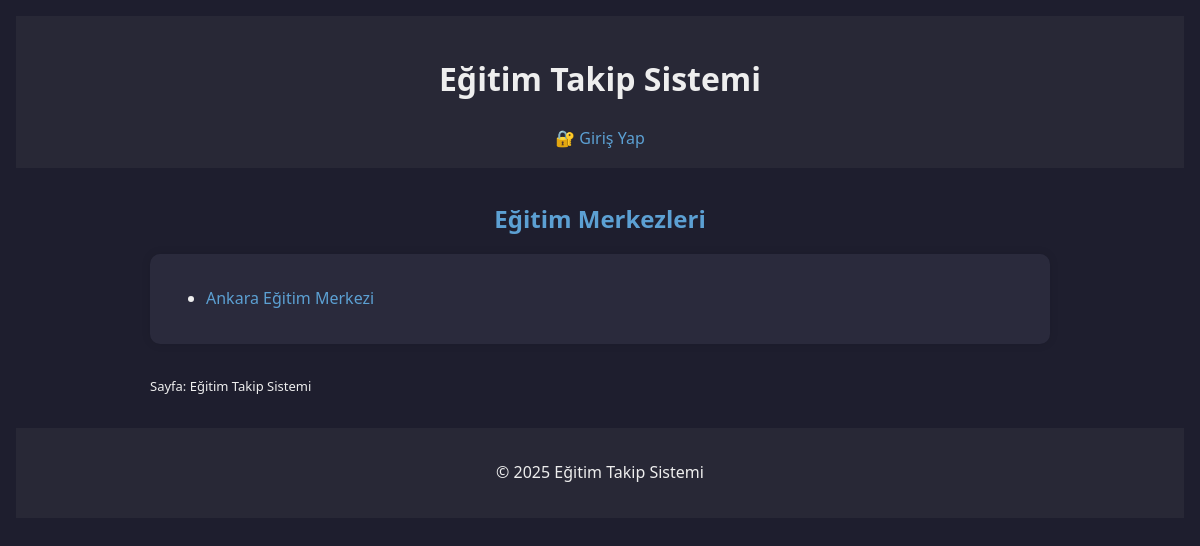
The app's page /, older data.
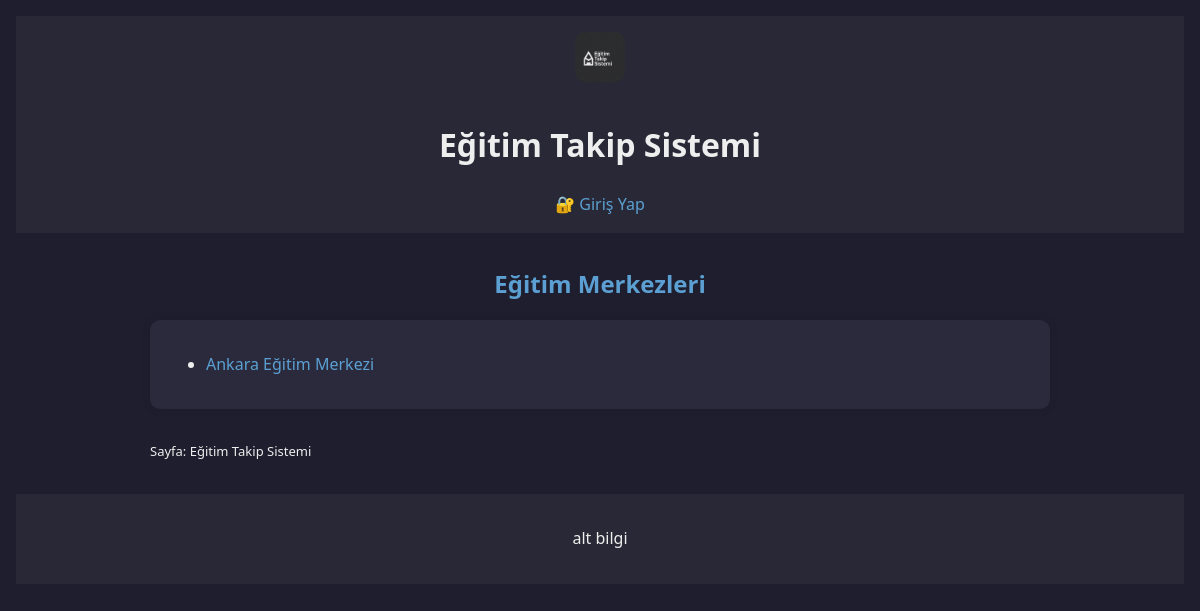
The same page, newer data.
### egitim_takip/models.py (models this page shows, shortened)
class EgitimMerkezi(models.Model):
    ad = models.CharField(max_length=200)
    mudur = models.ForeignKey(User, on_delete=models.SET_NULL, null=True, related_name="mudur_egitim_merkezleri")
    sef_1 = models.ForeignKey(User, on_delete=models.SET_NULL, null=True, related_name="sef1_egitim_merkezleri")
    sef_2 = models.ForeignKey(User, on_delete=models.SET_NULL, null=True, related_name="sef2_egitim_merkezleri")
    sef_3 = models.ForeignKey(User, on_delete=models.SET_NULL, null=True, related_name="sef3_egitim_merkezleri")
    istatistik_sef = models.ForeignKey(User, on_delete=models.SET_NULL, null=True, related_name="istatistik_egitim_merkezleri")
    adres = models.TextField()
    telefon = models.CharField(max_length=20)
    konum = models.CharField(max_length=255)

class SiteAyar(models.Model):
    site_adi = models.CharField("Site adı", max_length=200, default="Eğitim Takip Sistemi")
    meta_baslik = models.CharField("Meta başlık", max_length=200, blank=True)
    meta_aciklama = models.TextField("Meta açıklama", blank=True)
    meta_etiketler = models.CharField("Meta etiketler", max_length=300, blank=True)
    header_logo = models.ImageField("Header logosu", upload_to="logo/", blank=True, null=True)
    footer_yazi = models.CharField("Alt bilgi yazısı", max_length=255, blank=True)
    iletisim_email = models.EmailField("İletişim e-posta", blank=True)
    iletisim_telefon = models.CharField("İletişim telefonu", max_length=20, blank=True)
    tema = models.CharField("Tema", max_length=10, choices=[("acik", "Açık"), ("koyu", "Koyu")], default="koyu")
    class Meta:
        verbose_name = "Site Ayarı"
        verbose_name_plural = "Site Ayarları"

### egitim_takip/views.py (the view)
# urls.py: path('', views.ana_sayfa, name='ana_sayfa'),
def ana_sayfa(request):
    merkezler = EgitimMerkezi.objects.all()
    return render(request, "ana_sayfa.html", {"merkezler": merkezler})

### egitim_takip/context_processors.py (called while the page is built)
def site_ayar(request):
    try:
        ayar = SiteAyar.objects.first()
    except:
        ayar = None
    return {
        "site_adi": ayar.site_adi if ayar else "Eğitim Takip Sistemi",
        "meta_aciklama": ayar.meta_aciklama if ayar else "",
        "meta_etiketler": ayar.meta_etiketler if ayar else "",
        "footer_yazi": ayar.footer_yazi if ayar else "",
        "tema": ayar.tema if ayar else "koyu",
        "header_logo": ayar.header_logo if ayar and ayar.header_logo else None,
    }

### templates/ana_sayfa.html (shortened to what this page needs)
{% extends "base.html" %}
{% block content %}
<div class="section">
  <h2 class="title">Eğitim Merkezleri</h2>
  <div class="card">
    <ul>
      {% for merkez in merkezler %}
        <li><a href="{% url 'egitim_merkezi_detay' merkez.id %}">{{ merkez.ad }}</a></li>
      {% empty %}
        <li>Henüz eğitim merkezi bulunamadı.</li>
      {% endfor %}
    </ul>
  </div>
  <p style="margin-top: 2rem; font-size: small;">Sayfa: {{ site_adi }}</p>
</div>
{% endblock %}

### templates/base.html (shortened to what this page needs)
{% load static %}
<!DOCTYPE html>
<html lang="tr" data-theme="{{ tema|default:'koyu' }}">
<head>
  <link rel="stylesheet" href="{% static 'style.css' %}">
</head>
<body>
<header>
  {% if header_logo %}
    <img src="{{ header_logo.url }}" class="logo" alt="Logo">
  {% endif %}
  <h1>{{ site_adi }}</h1>
  <nav>
    {% if user.is_authenticated %}
      <a href="{% url 'dashboard' %}">📊 Dashboard</a>
      {% if user.is_superuser %}
        <a href="/admin/">⚙️ Yönetim</a>
      {% endif %}
      <button onclick="degistirTema()" class="theme-toggle">🌓 Tema</button>
  <form action="{% url 'logout' %}" method="post" style="display:inline;">
  {% csrf_token %}
  <button type="submit" class="theme-toggle">🔓 Çıkış</button>
</form>
    {% else %}
      <a href="{% url 'login' %}">🔐 Giriş Yap</a>
    {% endif %}
  </nav>
</header>
  <main>
    {% block content %}{% endblock %}
  </main>
  <footer>
    <p>{{ footer_yazi|default:"© 2025 Eğitim Takip Sistemi" }}</p>
  </footer>
</body>
</html>

### static/style.css (style rules this page uses)
:root { --bg-color-light: #f8f8f8; --text-color-light: #222; --bg-color-dark: #1e1e2e; --text-color-dark: #eee; --primary-accent: #5ca0d3; --card-bg-light: #ffffff; --card-bg-dark: #2a2a3c; --border-radius: 10px; }
html[data-theme="koyu"] { background-color: var(--bg-color-dark); color: var(--text-color-dark); }
body { font-family: 'Segoe UI', sans-serif; margin: 0; padding: 1rem; line-height: 1.6; }
header, footer { padding: 1rem; background: rgba(128, 128, 128, 0.1); text-align: center; }
img.logo { height: 50px; border-radius: 10px; margin-bottom: 0.5rem; }
.card { background-color: var(--card-bg-light); padding: 1rem; border-radius: var(--border-radius); box-shadow: 0 0 10px rgba(0,0,0,0.1); margin: 1rem 0; }
html[data-theme="koyu"] .card { background-color: var(--card-bg-dark); }
.section { margin: 2rem auto; max-width: 900px; }
.title { text-align: center; color: var(--primary-accent); margin-bottom: 1rem; }
a { color: var(--primary-accent); text-decoration: none; }

Row changes from the older to the newer data that the page shows:
added SiteAyar: site_adi "Eğitim Takip Sistemi", footer_yazi "alt bilgi"
Text that changed along with them:
{{ site_adi }}: "Eğitim Takip Sistemi" → (not shown)
{{ footer_yazi|default:"© 2025 Eğitim Takip Sistemi" }}: "© 2025 Eğitim Takip Sistemi" → (not shown)
